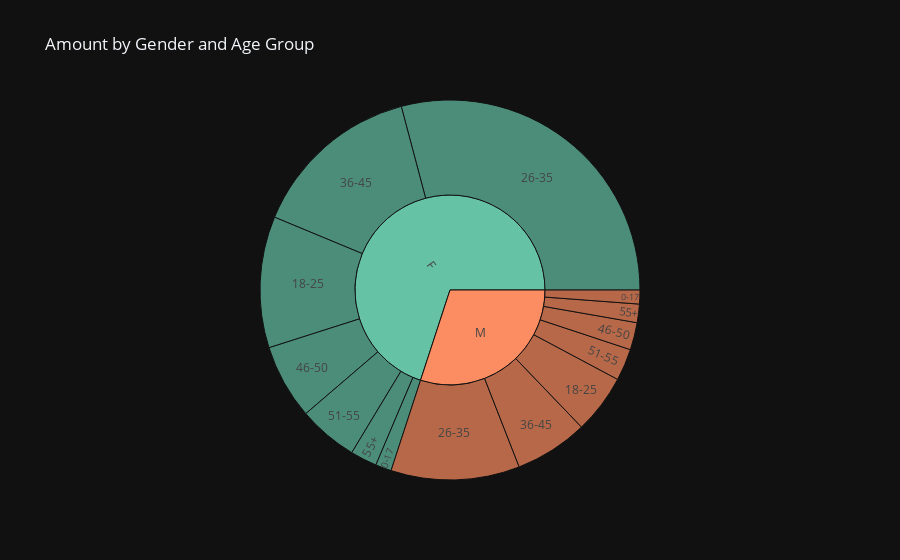

Notebook code for this chart:
### Code cell
px.sunburst(df, path=['Gender', 'Age Group'], values='Amount', 
             title='Amount by Gender and Age Group',template='plotly_dark',
             color_discrete_sequence=px.colors.qualitative.Set2)

### Figure 1 — Plotly figure (JSON) as saved in the notebook; plotly's stock layout.template omitted (floating-point values rounded to 4 significant figures)
{"data": [{"branchvalues": "total", "domain": {"x": [0, 1], "y": [0, 1]}, "hovertemplate": "labels=%{label}<br>Amount=%{value}<br>parent=%{parent}<br>id=%{id}<extra></extra>", "ids": ["F/26-35", "M/0-17", "M/26-35", "F/18-25", "F/55+", "M/46-50", "F/46-50", "M/51-55", "F/51-55", "M/55+", "F/36-45", "M/18-25", "M/36-45", "F/0-17", "F", "M"], "labels": ["26-35", "0-17", "26-35", "18-25", "55+", "46-50", "46-50", "51-55", "51-55", "55+", "36-45", "18-25", "36-45", "0-17", "F", "M"], "name": "", "parents": ["F", "M", "M", "F", "F", "M", "F", "M", "F", "M", "F", "M", "M", "F", "", ""], "type": "sunburst", "values": [30980000.0, 1258000.0, 11650000.0, 11890000.0, 2414000.0, 2474000.0, 6772000.0, 2886000.0, 5395000.0, 1676000.0, 15540000.0, 5354000.0, 6635000.0, 1441000.0, 74430000.0, 31930000.0]}], "layout": {"legend": {"tracegroupgap": 0}, "sunburstcolorway": ["rgb(102,194,165)", "rgb(252,141,98)", "rgb(141,160,203)", "rgb(231,138,195)", "rgb(166,216,84)", "rgb(255,217,47)", "rgb(229,196,148)", "rgb(179,179,179)"], "title": {"text": "Amount by Gender and Age Group"}}}
